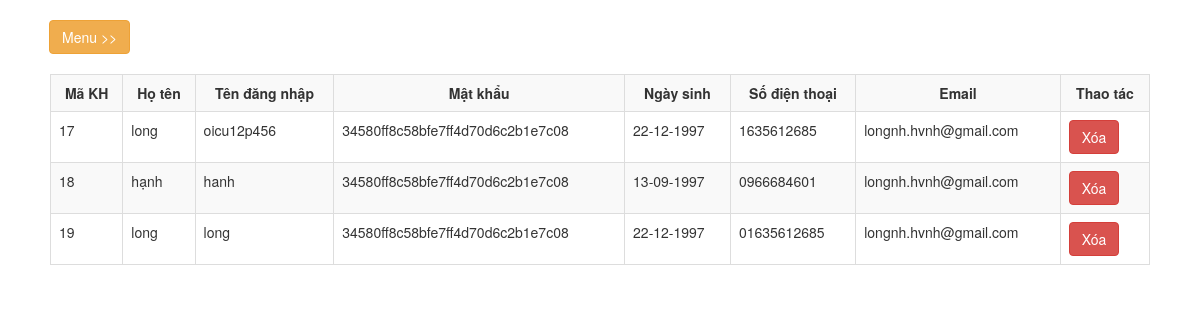
/admin/customers.php (signed in), run on the app's committed database.
### tables this page shows
CREATE TABLE `customer` (
  `customer_id` int(11) NOT NULL,
  `username` varchar(100) NOT NULL,
  `password` varchar(100) NOT NULL,
  `name` varchar(100) NOT NULL,
  `email` varchar(100) NOT NULL,
  `phone` varchar(30) NOT NULL,
  `birthday` date NOT NULL,
  `image` varchar(255) NOT NULL
);

### admin/customers.php (the view, shortened to what this page needs)
<?php session_start();
if(isset($_SESSION['login_user']) && $_SESSION['login_user']==1 && $_SESSION['admin']==1)
{
?>
<!DOCTYPE html>
<html lang="en">
<head>
    <link href="../css/bootstrap.min.css" rel="stylesheet">
    <link href="../css/simple-sidebar.css" rel="stylesheet">
</head>
<body>
	<div id="wrapper">
        <div id="page-content-wrapper">
            <div class="container-fluid">
                <div class="row">
                    <div class="col-lg-12">
                        <a href="#menu-toggle" class="btn btn-warning" id="menu-toggle" style="margin-bottom: 20px;  margin-left: 14px;">Menu >></a>
                    </div>
                </div>
            <?php
                require("../connect.php");
                $sql = "SELECT * FROM customer";
                $ketQuaTruyVan = $conn->query($sql);
            ?>
            <div class="container-fluid">
                <table class="table table-striped table-bordered">
                    <tr>
                        <th>Mã KH</th>
                        <th>Họ tên</th>
                        <th>Tên đăng nhập</th>
                        <th>Mật khẩu</th>
                        <th>Ngày sinh</th>
                        <th>Số điện thoại</th>
                        <th>Email</th>
                        <th>Thao tác</th>
                    </tr>
                    <?php
                    if($ketQuaTruyVan->num_rows > 0){
                    while($KH = $ketQuaTruyVan->fetch_assoc()){
                    ?>
                    <tr>
                		<td><?php echo $KH['customer_id']; ?></td>
                        <td><?php echo $KH['name']; ?></td>
                        <td><?php echo $KH['username']; ?></td>
                        <td><?php echo $KH['password']; ?></td>
                        <td><?php echo date_format(new DateTime($KH['birthday']),"d-m-Y"); ?></td>
                        <td><?php echo $KH['phone']; ?></td>
                        <td><?php echo $KH['email']; ?></td>
                        <td>
                        <a class="btn btn-danger" href="del_customers.php?id=<?php echo $KH['customer_id'];?>">Xóa</a>
                        </td>
                    </tr>
                <?php
                }
                }
                ?>
                </table>
            </div>
        </div>
    </div>
    </div>
</body>
</html>
<?php
}else{
    echo
    "<script>
    alert('Bạn cần đăng nhập quyền admin để quản trị');
    window.location = 'index.php';
    </script>";
}
?>

### css/simple-sidebar.css (style rules this page uses)
body { overflow-x: hidden; }
#wrapper { padding-left: 0; -webkit-transition: all 0.5s ease; -moz-transition: all 0.5s ease; -o-transition: all 0.5s ease; transition: all 0.5s ease; }
#page-content-wrapper { width: 100%; position: absolute; padding: 15px; }
@media (min-width:768px) { #wrapper { padding-left: 0; } }
@media (min-width:768px) { #page-content-wrapper { padding: 20px; position: relative; } }

### admin/customers.php (style rules this page uses)
th { text-align: center; }

### data on the page
customer: customer_id "17", name "long", username "oicu12p456", password "34580ff8c58bfe7ff4d70d6c2b1e7c08", birthday "22-12-1997", phone "1635612685", email "longnh.hvnh@gmail.com"
customer: customer_id "18", name "hạnh", username "hanh", password "34580ff8c58bfe7ff4d70d6c2b1e7c08", birthday "13-09-1997", phone "0966684601", email "longnh.hvnh@gmail.com"
customer: customer_id "19", name "long", username "long", password "34580ff8c58bfe7ff4d70d6c2b1e7c08", birthday "22-12-1997", phone "01635612685", email "longnh.hvnh@gmail.com"
